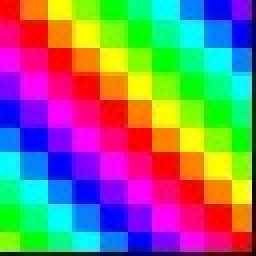
#> input picture cropped.jpg, 64 x 64 px, found by its file name (shown 4 times larger)
$ python PrepareImageForDCT.py
#> lines starting #> are read from the running program, lines starting #| are printed output that depends on the picture
import itertools
import cv2
import numpy as np
from PIL import Image


quantisation_table = np.array([[16,11,10,16,24,40,51,61],     # Luminance (Y) Quantization Table (Standard Quality)
                    [12,12,14,19,26,58,60,55],
                    [14,13,16,24,40,57,69,56],
                    [14,17,22,29,51,87,80,62],
                    [18,22,37,56,68,109,103,77],
                    [24,35,55,64,81,104,113,92],
                    [49,64,78,87,103,121,120,101],
                    [72,92,95,98,112,100,103,99]])
class DCTSteg:
    def __init__(self, image_path):
        self.original_image = Image.open(image_path)
#> self.original_image is the input picture: PIL image 64x64 RGB; mean R, G, B 132.2, 119.4, 120.2
        self.height = self.original_image.size[1]
#> self.height = 64
        self.width = self.original_image.size[0]
#> self.width = 64
        self.channels = 3 if self.original_image.mode == 'RGB' else 4 #Redundant, should be 3, if 4 then tell them to choose another image
#> self.channels = 3
        self.secret_message = '1000101'
        self.binary_message = ''


    def resize_image(self):
        height, width = self.height, self.width
#> height = 64; width = 64
        new_height = height + (8 - (height % 8)) if height % 8 != 0 else height
#> new_height = 64
        new_width = width + (8 - (width % 8)) if width % 8 != 0 else width
#> new_width = 64

        # Resize image to a multiple of 8
        resized_image = Image.new('RGB', (new_width, new_height), (0, 0, 0))
#> resized_image: PIL image 64x64 RGB; every value is 0
        resized_image.paste(self.original_image, (0, 0))


        return resized_image, new_height, new_width

    def check_message_length(self, height, width, message):
        if((width/8)*(height/8)<len(message)):
            print("Error: Message too large to encode in image")
            return False


    # [9 lines of commented-out code are left out]


    def encode_image(self, bitpos):
        resized_img, row, column = self.resize_image()
#> row = 64; column = 64
        img = np.array(resized_img)


        #Hide message in the blue channel so we need to separate it
        blue_channel = img[:, :, 2]
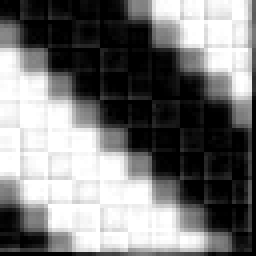
#> blue_channel: shape (64, 64) (shown 4 times larger); min 0, max 255, mean 120.2

        #Convert channel to type float 32 for dct function
        blue_channel = np.float32(blue_channel)

        #Need to split the channel into 8x8 blocks
        image_blocks = [np.round(blue_channel[j:j + 8, i:i + 8] - 128) for (j, i) in itertools.product(range(0, row, 8), range(0, column, 8))]
#> image_blocks = 64 items


        #Run the 8x8 blocks through the DCT function
        dct_blocks = [np.round(cv2.dct(image_block)) for image_block in image_blocks]
#> dct_blocks = 64 items

        #Run the 8x8 blocks through the quantisation table
        quantised_blocks = [np.round(dct_block/quantisation_table) for dct_block in dct_blocks]
#> quantised_blocks = 64 items

        #Encoding a bit in the chosen bit
        message_index = 0
        for quantised_block in quantised_blocks: #Iterate through the blocks
            Test = quantised_block[0][0]
            Test = np.uint8(Test)
            Test = np.unpackbits(Test)
            Test[bitpos] = self.secret_message[message_index]
            Test = np.packbits(Test)
            Test = np.float32(Test)
            Test = Test - 255 # Perhaps need to make it minus different values based on bitpos, i.e., -128 for MSB, not too sure rn
            quantised_block[0][0] = Test
            message_index += 1
            if message_index == len(self.secret_message):
                break
#> this loop made 7 passes
#> Test on passes 1 to 7: [-46], [-187], [-188], [-185], [-7], [-206], [-69]
#> after the loop, message_index = 7
        #Run the blocks inversely through the quantisation table
        updated_blocks = [quantised_block * quantisation_table+128 for quantised_block in quantised_blocks]
#> updated_blocks = 64 items

        updated_blue_channel = []

        for chunkRowBlocks in self.chunks(updated_blocks, column/8): # For each 8 length-ed chunk
            for rowBlockNum in range(8): #0-7 to iterate through chunk
                for block in chunkRowBlocks: #For each item in the chunk
                    updated_blue_channel.extend(block[rowBlockNum]) #Update the blue channel
#> this loop made 8 passes
#> after the loop, updated_blue_channel = 4096 values, max 1088 at index 1536, min -3168 at index 40, mean 124.4

        #Shape array into correct format such that it can be converted back into an image using PIL
        updated_blue_channel = np.array(updated_blue_channel).reshape(row,column)
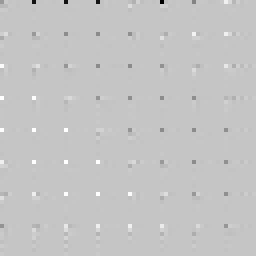
#> updated_blue_channel: shape (64, 64) float64 (shown 4 times larger); min -3168, max 1088, mean 124.4; drawn with min black and max white
        #Blue channel currently in float32 format, need to convert
        updated_blue_channel = np.uint8(updated_blue_channel)
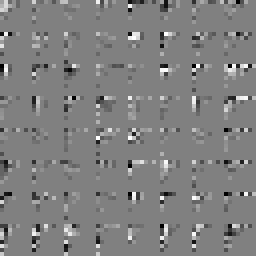
#> updated_blue_channel: shape (64, 64) (shown 4 times larger); min 0, max 255, mean 127.8

        original_rows = self.height
#> original_rows = 64
        original_columns = self.width
#> original_columns = 64

        blue_img = Image.fromarray(updated_blue_channel[:original_rows, :original_columns]) #
        red_img = Image.fromarray(img[:,:,0][:original_rows, :original_columns])
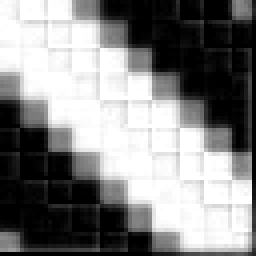
#> red_img: PIL image 64x64 L (shown 4 times larger); min 0, max 255, mean 132.2
        green_img = Image.fromarray(img[:,:,1][:original_rows, :original_columns])
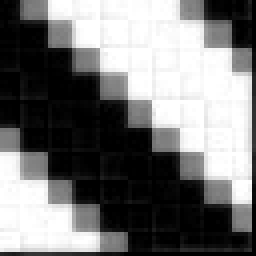
#> green_img: PIL image 64x64 L (shown 4 times larger); min 0, max 255, mean 119.4

        final_img = Image.merge('RGB', (red_img, green_img, blue_img))
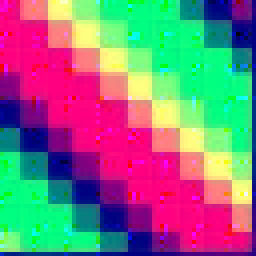
#> final_img: PIL image 64x64 RGB (shown 4 times larger); mean R, G, B 132.2, 119.4, 127.8
        #final_img.show()
        #final_img.save('C:/Users/naf15/OneDrive/Desktop/Python_Projects/Steganography-Project/BitSubResults/MSB1.png')
        #Add code which saves final_img and encoding FINISHED!


    def decode_image(self):
        pass


    def chunks(self, currentlist, n): #Takes a list and splits it into chunks of size n
        m = int(n)
        for i in range(0, len(currentlist), m):
            yield currentlist[i:i + m]


path = 'C:/Users/naf15/OneDrive/Desktop/Python_Projects/Steganography-Project/cropped.jpg'
test = DCTSteg(path)
BitChoice = 1 # 1 = MSB, 8 = LSB

test.encode_image(BitChoice-1)
